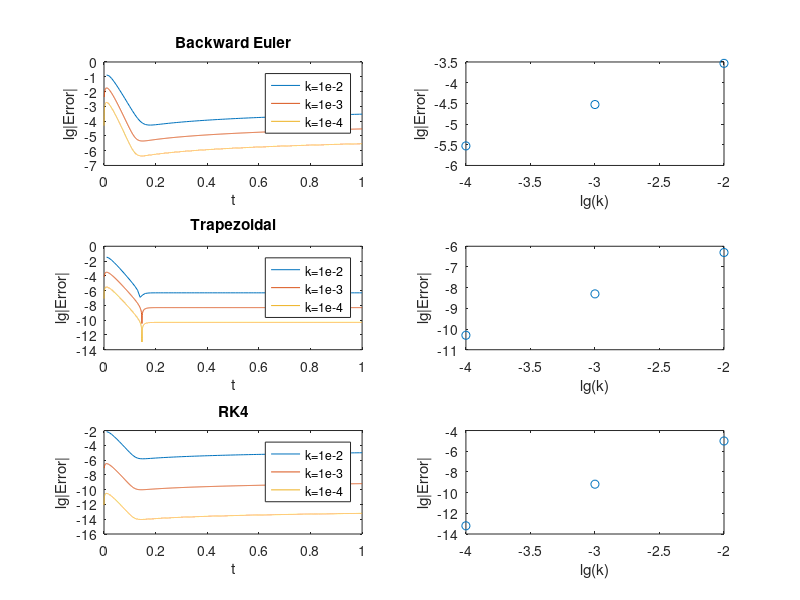

This figure's MATLAB source:

figure
K=[1e-2,1e-3,1e-4]; % timesteps
% Backward Euler
subplot(3,2,1)
err=[];
for k=K
t=0:k:1;
y=zeros(size(t));
y(1)=1;
for n=1:size(t,2)-1
    y(n+1)=(100*k*t(n+1)^3+3*k*t(n+1)^2+y(n))/(1+100*k);
end
plot(t,log10(abs(y-(t.^3+exp(-100.*t))))); hold on
err=[err log10(abs(y(n)-(t(n)^3+exp(-100*t(n)))))];
end


title('Backward Euler')
legend('k=1e-2','k=1e-3','k=1e-4')
xlabel('t')
ylabel('lg|Error|')
subplot(3,2,2)
plot(log10(K),err,'o')
xlabel('lg(k)')
ylabel('lg|Error|')

% Trapezoidal
subplot(3,2,3)
err=[];
for k=K
t=0:k:1;
y=zeros(size(t));
y(1)=1;
for n=1:size(t,2)-1
    y(n+1)=(y(n)+k/2*(100*t(n+1)^3+3*t(n+1)^2 ...
    +100*t(n)^3-100*y(n)+3*t(n)^2))/(1+50*k);
end
plot(t,log10(abs(y-(t.^3+exp(-100.*t))))); hold on
err=[err log10(abs(y(n)-(t(n)^3+exp(-100*t(n)))))];
end
legend('k=1e-2','k=1e-3','k=1e-4')
title('Trapezoidal')
xlabel('t')
ylabel('lg|Error|')
subplot(3,2,4)
plot(log10(K),err,'o')
xlabel('lg(k)')
ylabel('lg|Error|')
% RK4
subplot(3,2,5)
err=[];
for k=K
t=0:k:1;
y=zeros(size(t));
y(1)=1;
for n=1:size(t,2)-1
    Y1=y(n);
    Y2=y(n)+k/2*(100*(t(n)^3-Y1)+3*t(n)^2);
    Y3=y(n)+k/2*(100*((t(n)+k/2)^3-Y2)+3*(t(n)+k/2)^2);
    Y4=y(n)+k*(100*((t(n)+k/2)^3-Y3)+3*(t(n)+k/2)^2);
    y(n+1)=y(n)+k/6*((100*(t(n)^3-Y1)+3*t(n)^2) ...
    +2*(100*((t(n)+k/2)^3-Y2)+3*(t(n)+k/2)^2) ...
    +2*(100*((t(n)+k/2)^3-Y3)+3*(t(n)+k/2)^2) ...
    +(100*((t(n)+k)^3-Y4)+3*(t(n)+k)^2));
end
plot(t,log10(abs(y-(t.^3+exp(-100.*t))))); hold on
err=[err log10(abs(y(n)-(t(n)^3+exp(-100*t(n)))))];
end
legend('k=1e-2','k=1e-3','k=1e-4')
title('RK4')
xlabel('t')
ylabel('lg|Error|')
subplot(3,2,6)
plot(log10(K),err,'o')
xlabel('lg(k)')
ylabel('lg|Error|')


